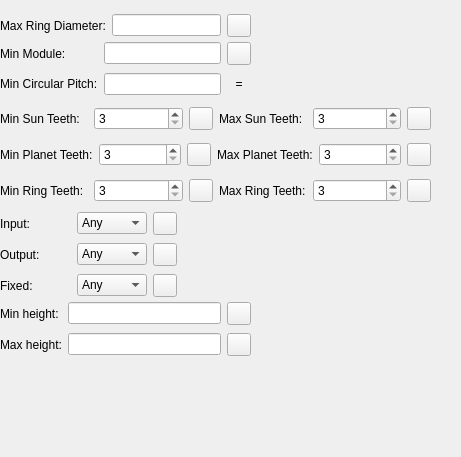
   <widget class="QWidget" name="min_max_teeth_page">
    <property name="geometry">
     <rect>
      <x>0</x>
      <y>0</y>
      <width>461</width>
      <height>457</height>
     </rect>
    </property>
    <attribute name="label">
     <string>Constraints</string>
    </attribute>
    <widget class="QWidget" name="verticalLayoutWidget">
     <property name="geometry">
      <rect>
       <x>0</x>
       <y>100</y>
       <width>431</width>
       <height>111</height>
      </rect>
     </property>
     <layout class="QVBoxLayout" name="verticalLayout">
      <item>
       <layout class="QHBoxLayout" name="horizontalLayout">
        <item>
         <widget class="QLabel" name="label">
          <property name="text">
           <string>Min Sun Teeth:</string>
          </property>
         </widget>
        </item>
        <item>
         <widget class="QSpinBox" name="min_sun_teeth_spinbox">
          <property name="minimum">
           <number>3</number>
          </property>
          <property name="maximum">
           <number>99999</number>
          </property>
         </widget>
        </item>
        <item>
         <widget class="LockUnlockButton" name="min_sun_teeth_spinbox_lock"/>
        </item>
        <item>
         <widget class="QLabel" name="label_2">
          <property name="text">
           <string>Max Sun Teeth:</string>
          </property>
         </widget>
        </item>
        <item>
         <widget class="QSpinBox" name="max_sun_teeth_spinbox">
          <property name="minimum">
           <number>3</number>
          </property>
          <property name="maximum">
           <number>99999</number>
          </property>
         </widget>
        </item>
        <item>
         <widget class="LockUnlockButton" name="max_sun_teeth_spinbox_lock"/>
        </item>
       </layout>
      </item>
      <item>
       <layout class="QHBoxLayout" name="horizontalLayout_2">
        <item>
         <widget class="QLabel" name="label_3">
          <property name="text">
           <string>Min Planet Teeth:</string>
          </property>
         </widget>
        </item>
        <item>
         <widget class="QSpinBox" name="min_planet_teeth_spinbox">
          <property name="minimum">
           <number>3</number>
          </property>
          <property name="maximum">
           <number>99999</number>
          </property>
         </widget>
        </item>
        <item>
         <widget class="LockUnlockButton" name="min_planet_teeth_spinbox_lock"/>
        </item>
        <item>
         <widget class="QLabel" name="label_4">
          <property name="text">
           <string>Max Planet Teeth:</string>
          </property>
         </widget>
        </item>
        <item>
         <widget class="QSpinBox" name="max_planet_teeth_spinbox">
          <property name="minimum">
           <number>3</number>
          </property>
          <property name="maximum">
           <number>99999</number>
          </property>
         </widget>
        </item>
        <item>
         <widget class="LockUnlockButton" name="max_planet_teeth_spinbox_lock"/>
        </item>
       </layout>
      </item>
      <item>
       <layout class="QHBoxLayout" name="horizontalLayout_3">
        <item>
         <widget class="QLabel" name="label_5">
          <property name="text">
           <string>Min Ring Teeth:</string>
          </property>
         </widget>
        </item>
        <item>
         <widget class="QSpinBox" name="min_ring_teeth_spinbox">
          <property name="minimum">
           <number>3</number>
          </property>
          <property name="maximum">
           <number>99999</number>
          </property>
         </widget>
        </item>
        <item>
         <widget class="LockUnlockButton" name="min_ring_teeth_spinbox_lock"/>
        </item>
        <item>
         <widget class="QLabel" name="label_6">
          <property name="text">
           <string>Max Ring Teeth:</string>
          </property>
         </widget>
        </item>
        <item>
         <widget class="QSpinBox" name="max_ring_teeth_spinbox">
          <property name="minimum">
           <number>3</number>
          </property>
          <property name="maximum">
           <number>99999</number>
          </property>
         </widget>
        </item>
        <item>
         <widget class="LockUnlockButton" name="max_ring_teeth_spinbox_lock"/>
        </item>
       </layout>
      </item>
     </layout>
    </widget>
    <widget class="QWidget" name="gridLayoutWidget">
     <property name="geometry">
      <rect>
       <x>0</x>
       <y>210</y>
       <width>177</width>
       <height>89</height>
      </rect>
     </property>
     <layout class="QGridLayout" name="gridLayout">
      <item row="1" column="2">
       <widget class="LockUnlockButton" name="output_combobox_lock"/>
      </item>
      <item row="0" column="0">
       <widget class="QLabel" name="label_11">
        <property name="text">
         <string>Input:</string>
        </property>
       </widget>
      </item>
      <item row="0" column="1">
       <widget class="QComboBox" name="input_combobox">
        <item>
         <property name="text">
          <string>Any</string>
         </property>
        </item>
        <item>
         <property name="text">
          <string>Sun</string>
         </property>
        </item>
        <item>
         <property name="text">
          <string>Ring</string>
         </property>
        </item>
        <item>
         <property name="text">
          <string>Carrier</string>
         </property>
        </item>
       </widget>
      </item>
      <item row="1" column="0">
       <widget class="QLabel" name="label_14">
        <property name="text">
         <string>Output:</string>
        </property>
       </widget>
      </item>
      <item row="1" column="1">
       <widget class="QComboBox" name="output_combobox">
        <property name="currentIndex">
         <number>0</number>
        </property>
        <item>
         <property name="text">
          <string>Any</string>
         </property>
        </item>
        <item>
         <property name="text">
          <string>Sun</string>
         </property>
        </item>
        <item>
         <property name="text">
          <string>Ring</string>
         </property>
        </item>
        <item>
         <property name="text">
          <string>Carrier</string>
         </property>
        </item>
       </widget>
      </item>
      <item row="0" column="2">
       <widget class="LockUnlockButton" name="input_combobo_lock"/>
      </item>
      <item row="2" column="0">
       <widget class="QLabel" name="label_15">
        <property name="text">
         <string>Fixed:</string>
        </property>
       </widget>
      </item>
      <item row="2" column="1">
       <widget class="QComboBox" name="fixed_combobox">
        <property name="currentIndex">
         <number>0</number>
        </property>
        <item>
         <property name="text">
          <string>Any</string>
         </property>
        </item>
        <item>
         <property name="text">
          <string>Sun</string>
         </property>
        </item>
        <item>
         <property name="text">
          <string>Ring</string>
         </property>
        </item>
        <item>
         <property name="text">
          <string>Carrier</string>
         </property>
        </item>
       </widget>
      </item>
      <item row="2" column="2">
       <widget class="LockUnlockButton" name="fixed_combobox_lock"/>
      </item>
     </layout>
    </widget>
    <widget class="QWidget" name="gridLayoutWidget_14">
     <property name="geometry">
      <rect>
       <x>0</x>
       <y>300</y>
       <width>251</width>
       <height>58</height>
      </rect>
     </property>
     <layout class="QGridLayout" name="gridLayout_14">
      <item row="0" column="2">
       <widget class="LockUnlockButton" name="min_height_lineedit_lock"/>
      </item>
      <item row="0" column="1">
       <widget class="QLengthEdit" name="min_height_lineedit">
        <property name="enabled">
         <bool>true</bool>
        </property>
       </widget>
      </item>
      <item row="0" column="0">
       <widget class="QLabel" name="label_46">
        <property name="text">
         <string>Min height:</string>
        </property>
       </widget>
      </item>
      <item row="1" column="0">
       <widget class="QLabel" name="label_47">
        <property name="text">
         <string>Max height:</string>
        </property>
       </widget>
      </item>
      <item row="1" column="1">
       <widget class="QLengthEdit" name="max_height_lineedit">
        <property name="enabled">
         <bool>true</bool>
        </property>
       </widget>
      </item>
      <item row="1" column="2">
       <widget class="LockUnlockButton" name="max_height_lineedit_lock"/>
      </item>
     </layout>
    </widget>
    <widget class="QWidget" name="gridLayoutWidget_12">
     <property name="geometry">
      <rect>
       <x>0</x>
       <y>40</y>
       <width>251</width>
       <height>58</height>
      </rect>
     </property>
     <layout class="QGridLayout" name="gridLayout_12">
      <item row="0" column="0">
       <widget class="QLabel" name="label_40">
        <property name="text">
         <string>Min Module:</string>
        </property>
       </widget>
      </item>
      <item row="0" column="1">
       <widget class="QLengthEdit" name="min_module_lineedit">
        <property name="enabled">
         <bool>true</bool>
        </property>
       </widget>
      </item>
      <item row="0" column="2">
       <widget class="LockUnlockButton" name="min_module_lineedit_lock"/>
      </item>
      <item row="1" column="0">
       <widget class="QLabel" name="label_41">
        <property name="text">
         <string>Min Circular Pitch:</string>
        </property>
       </widget>
      </item>
      <item row="1" column="1">
       <widget class="QLengthEdit" name="min_circular_pitch_lineedit">
        <property name="enabled">
         <bool>true</bool>
        </property>
       </widget>
      </item>
      <item row="1" column="2">
       <widget class="QLabel" name="label_42">
        <property name="toolTip">
         <string>This entry sets or is set by sun torque</string>
        </property>
        <property name="text">
         <string>  =  </string>
        </property>
        <property name="alignment">
         <set>Qt::AlignCenter</set>
        </property>
       </widget>
      </item>
     </layout>
    </widget>
    <widget class="QWidget" name="gridLayoutWidget_15">
     <property name="geometry">
      <rect>
       <x>0</x>
       <y>10</y>
       <width>251</width>
       <height>31</height>
      </rect>
     </property>
     <layout class="QGridLayout" name="gridLayout_15">
      <item row="0" column="0">
       <widget class="QLabel" name="label_48">
        <property name="toolTip">
         <string>This assumes the ring is the full gear radius plus 2*addendum, usually 2*module.</string>
        </property>
        <property name="text">
         <string>Max Ring Diameter:</string>
        </property>
       </widget>
      </item>
      <item row="0" column="1">
       <widget class="QLengthEdit" name="max_ring_diam_lineedit">
        <property name="enabled">
         <bool>true</bool>
        </property>
       </widget>
      </item>
      <item row="0" column="2">
       <widget class="LockUnlockButton" name="max_ring_diam_lineedit_lock"/>
      </item>
     </layout>
    </widget>
   </widget>
